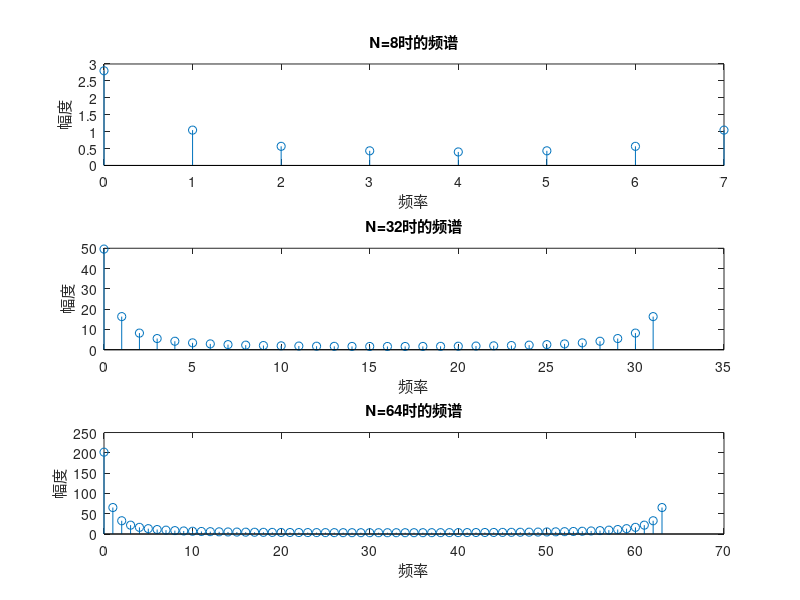

This chart was generated by the following MATLAB code:
% 定义无限长序列的采样周期和长度
Ts = 0.2; % 采样周期
N1 = 8; % 序列长度为8
N2 = 32; % 序列长度为32
N3 = 64; % 序列长度为64

% 计算时间序列和无限长序列的采样值
t1 = (0:N1-1) * Ts; % 时间序列（长度为N1）
x1 = 0.5 * t1; % 无限长序列的采样值

t2 = (0:N2-1) * Ts; % 时间序列（长度为N2）
x2 = 0.5 * t2; % 无限长序列的采样值

t3 = (0:N3-1) * Ts; % 时间序列（长度为N3）
x3 = 0.5 * t3; % 无限长序列的采样值

% 用FFT计算频谱
X1 = fft(x1, N1);
X2 = fft(x2, N2);
X3 = fft(x3, N3);

% 绘制频谱
figure;
subplot(3, 1, 1);
stem(0:N1-1, abs(X1));
xlabel('频率');
ylabel('幅度');
title('N=8时的频谱');

subplot(3, 1, 2);
stem(0:N2-1, abs(X2));
xlabel('频率');
ylabel('幅度');
title('N=32时的频谱');

subplot(3, 1, 3);
stem(0:N3-1, abs(X3));
xlabel('频率');
ylabel('幅度');
title('N=64时的频谱');